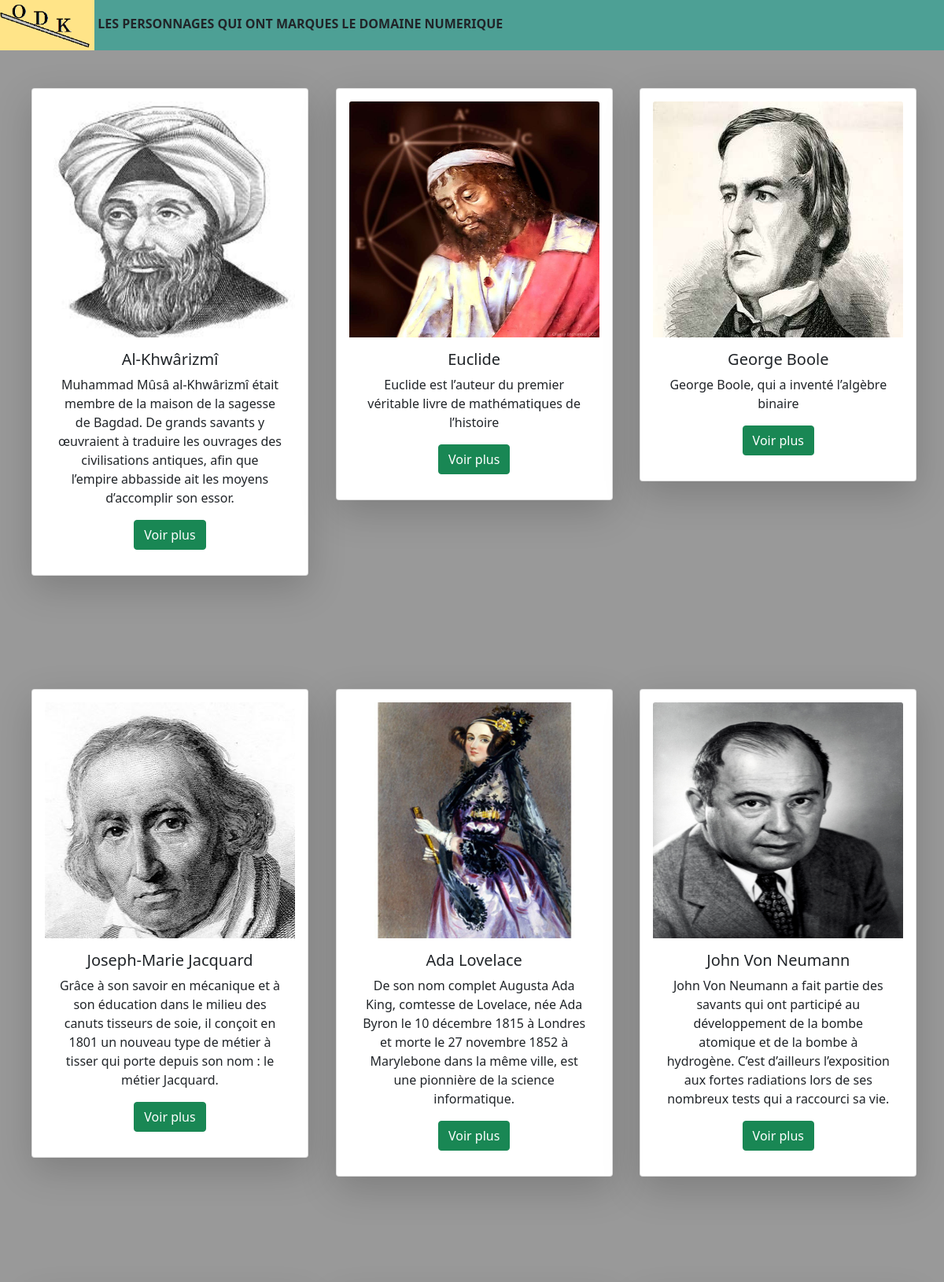
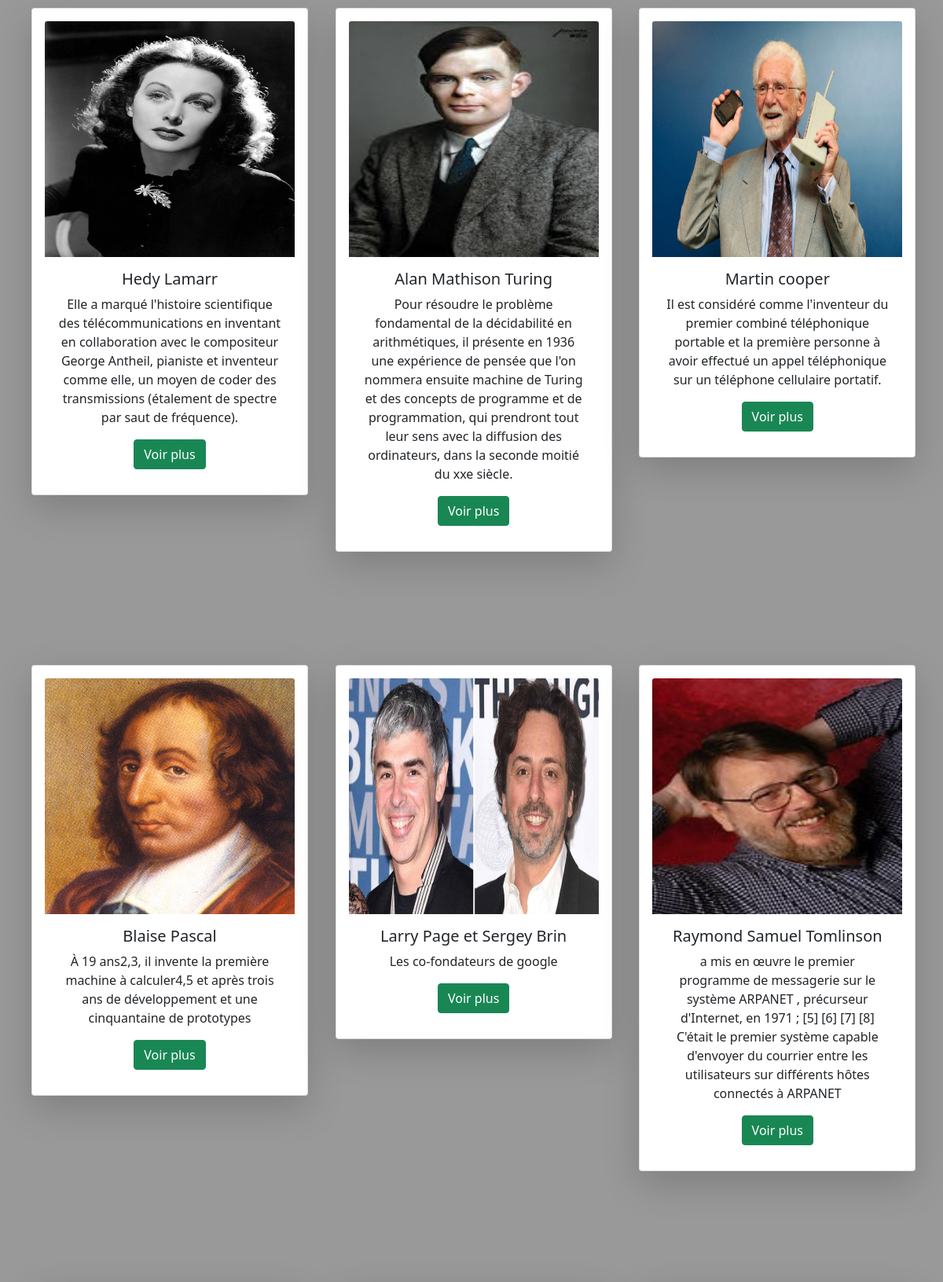
The page / (upper part) on the database its author committed (2 pictures, top to bottom).
### tables this page shows
CREATE TABLE `personnage` (
  `id` int(11) NOT NULL,
  `nom` varchar(25) DEFAULT NULL,
  `petit_apercu` text DEFAULT NULL,
  `historique` longtext DEFAULT NULL,
  `nom_image` varchar(45) NOT NULL
);

### index.php (the view, shortened to what this page needs)
<?php
    $resultat=require_once("bakend.php");
    $recup=$pdo->prepare("SELECT * FROM personnage");
    $recup->execute();
?>
<!DOCTYPE html>
<html lang="fr">
<head>
    <link rel="stylesheet" href="css/bootstrap.min.css">
    <link rel="stylesheet" type="text/css" href="index.css">
</head>
<body>
    <nav>
        <div style="background-color: rgb(77, 160, 149);">
            <img src="logo.png" alt="" >
            <span><strong>LES PERSONNAGES QUI ONT MARQUES LE DOMAINE NUMERIQUE</strong></span>
        </div>
    </nav>
    <div class="conteneur" id="div">
        <div class="row col-md-12">
           <?php while($historique=$recup->fetch()){ ?>
                <div class=" col-md-4 my-5  " >
                    <div class="card shadow-lg p-3 mb-5 bg-white rounded " style="width: 22rem;">
                        <a href="histoire.php?id=<?= $historique['id'] ?>" >
                        <img src="<?= $historique['nom_image'] ?>" alt=""  class="card-img-top" style="height: 300px;" >
                        </a>
                        <div class="card-body text-center" >
                            <h5 class="card-title"> <?= $historique['nom'] ?></h5>
                            <p class="card-text"><?= $historique['petit_apercu'] ?></p>
                                <a href="histoire.php?id=<?= $historique['id'] ?>" class="btn btn-success" >Voir plus</a>
                        </div>
                    </div>
                </div>
            <?php } ?>
        </div>
    </div>
</body>
</html>

### index.css (style rules this page uses)
body { background-color: #999; }
.conteneur { margin-left: 40px; }
img { width: 10% ; height: 10%; }

### rows shown on the page
personnage: nom_image (picture), nom "Al-Khwârizmî", petit_apercu "Muhammad Mûsâ al-Khwârizmî était membre de la maison de la sagesse de Bagdad. De grands savants y œuvraient à traduire les ouvrages des civilisations antiques, afin que l’empire abbasside ait les moyens d’accomplir son essor."
personnage: nom_image (picture), nom "Euclide", petit_apercu "Euclide est l’auteur du premier véritable livre de mathématiques de l’histoire"
personnage: nom_image (picture), nom "George Boole", petit_apercu "George Boole, qui a inventé l’algèbre binaire"
personnage: nom_image (picture), nom "Joseph-Marie Jacquard", petit_apercu "Grâce à son savoir en mécanique et à son éducation dans le milieu des canuts tisseurs de soie, il conçoit en 1801 un nouveau type de métier à tisser qui porte depuis son nom : le métier Jacquard."
personnage: nom_image (picture), nom "Ada Lovelace", petit_apercu "De son nom complet Augusta Ada King, comtesse de Lovelace, née Ada Byron le 10 décembre 1815 à Londres et morte le 27 novembre 1852 à Marylebone dans la même ville, est une pionnière de la science informatique."
personnage: nom_image (picture), nom "John Von Neumann", petit_apercu "John Von Neumann a fait partie des savants qui ont participé au développement de la bombe atomique et de la bombe à hydrogène. C’est d’ailleurs l’exposition aux fortes radiations lors de ses nombreux tests qui a raccourci sa vie."
personnage: nom_image (picture), nom "Hedy Lamarr", petit_apercu "Elle a marqué l'histoire scientifique des télécommunications en inventant en collaboration avec le compositeur George Antheil, pianiste et inventeur comme elle, un moyen de coder des transmissions (étalement de spectre par saut de fréquence)."
personnage: nom_image (picture), nom "Alan Mathison Turing", petit_apercu "Pour résoudre le problème fondamental de la décidabilité en arithmétiques, il présente en 1936 une expérience de pensée que l'on nommera ensuite machine de Turing et des concepts de programme et de programmation, qui prendront tout leur sens avec la diffusion des ordinateurs, dans la seconde moitié du xxe siècle."
personnage: nom_image (picture), nom "Martin cooper", petit_apercu "Il est considéré comme l'inventeur du premier combiné téléphonique portable et la première personne à avoir effectué un appel téléphonique sur un téléphone cellulaire portatif."
personnage: nom_image (picture), nom "Blaise Pascal", petit_apercu "À 19 ans2,3, il invente la première machine à calculer4,5 et après trois ans de développement et une cinquantaine de prototypes"
personnage: nom_image (picture), nom "Larry Page et Sergey Brin", petit_apercu "Les co-fondateurs de google"
personnage: nom_image (picture), nom "Raymond Samuel Tomlinson", petit_apercu "a mis en œuvre le premier programme de messagerie sur le système ARPANET , précurseur d'Internet, en 1971 ; [5] [6] [7] [8] C'était le premier système capable d'envoyer du courrier entre les utilisateurs sur différents hôtes connectés à ARPANET"
